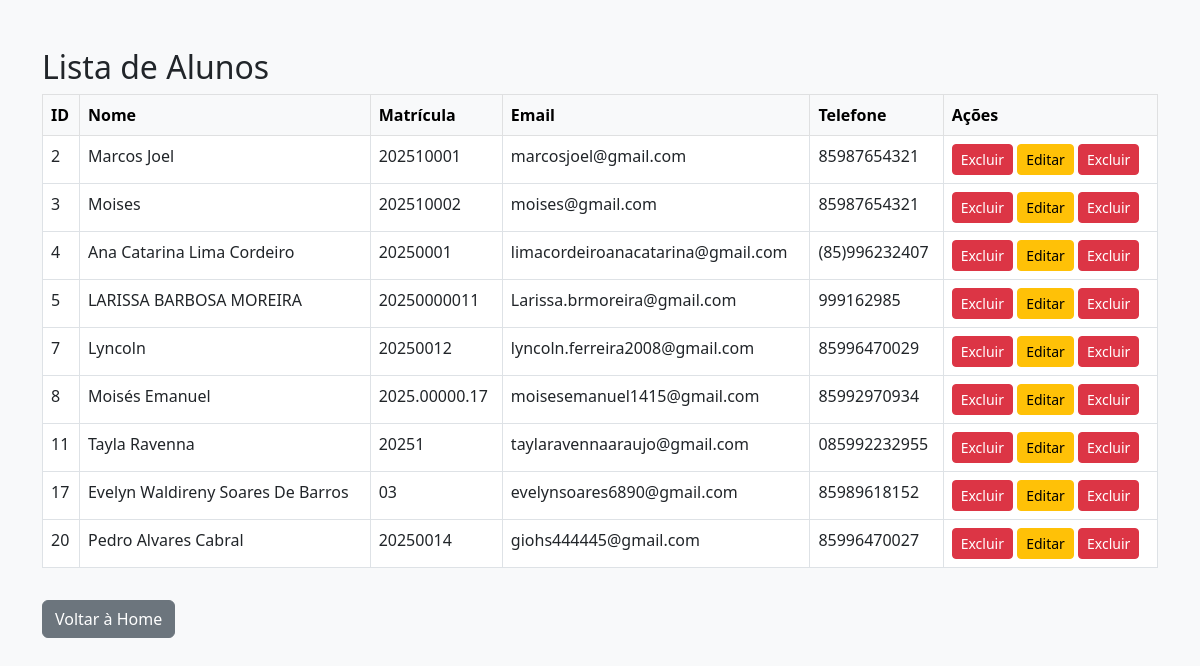
The app's page /listar.php with its own data.
### tables this page shows
CREATE TABLE `alunos` (
  `id` int(11) NOT NULL,
  `nome` varchar(100) NOT NULL,
  `matricula` varchar(20) NOT NULL,
  `email` varchar(100) NOT NULL,
  `telefone` varchar(20) NOT NULL
);

### listar.php (the view, shortened to what this page needs)
<?php
include('config.php');
?>
<!DOCTYPE html>
<html lang="pt-br">
<head>
    <link href="https://cdn.jsdelivr.net/npm/bootstrap@5.3.0/dist/css/bootstrap.min.css" rel="stylesheet">
</head>
<body class="bg-light">
<div class="container mt-5">
    <h2>Lista de Alunos</h2>
    <?php
    $sql = "SELECT id, nome, matricula, email, telefone FROM alunos";
    $result = $conn->query($sql);
    if ($result && $result->num_rows > 0) {
        echo "<table class='table table-bordered'><thead class='table-light'><tr>
            <th>ID</th><th>Nome</th><th>Matrícula</th><th>Email</th><th>Telefone</th><th>Ações</th></tr></thead><tbody>";
        while($row = $result->fetch_assoc()) {
            echo "<tr>
                    <td>".htmlspecialchars($row["id"])."</td>
                    <td>".htmlspecialchars($row["nome"])."</td>
                    <td>".htmlspecialchars($row["matricula"])."</td>
                    <td>".htmlspecialchars($row["email"])."</td>
                    <td>".htmlspecialchars($row["telefone"])."</td>
                    <td>
                        <a class='btn btn-danger btn-sm' href='listar.php?id=".$row["id"]."' onclick='return confirm(\"Deseja realmente excluir este aluno?\")'>Excluir</a>
                        <a href='editar.php?id={$row['id']}' class='btn btn-warning btn-sm'>Editar</a>
                        <a href='excluir.php?id={$row['id']}' class='btn btn-danger btn-sm'>Excluir</a>
                    </td>
                  </tr>";
        }
        echo "</tbody></table>";
    } else {
        echo "<div class='alert alert-warning'>Nenhum aluno cadastrado.</div>";
    }
    ?>
    <a class="btn btn-secondary mt-3" href="index.php">Voltar à Home</a>
</div>
</body>
</html>

### records on screen
alunos: id "2", nome "Marcos Joel", matricula "202510001", email "marcosjoel@gmail.com", telefone "85987654321"
alunos: id "3", nome "Moises", matricula "202510002", email "moises@gmail.com", telefone "85987654321"
alunos: id "4", nome "Ana Catarina Lima Cordeiro", matricula "20250001", email "limacordeiroanacatarina@gmail.com", telefone "(85)996232407"
alunos: id "5", nome "LARISSA BARBOSA MOREIRA", matricula "20250000011", email "Larissa.brmoreira@gmail.com", telefone "999162985"
alunos: id "7", nome "Lyncoln", matricula "20250012", email "lyncoln.ferreira2008@gmail.com", telefone "85996470029"
alunos: id "8", nome "Moisés Emanuel", matricula "2025.00000.17", email "moisesemanuel1415@gmail.com", telefone "85992970934"
alunos: id "11", nome "Tayla Ravenna", matricula "20251", email "taylaravennaaraujo@gmail.com", telefone "085992232955"
alunos: id "17", nome "Evelyn Waldireny Soares De Barros", matricula "03", email "evelynsoares6890@gmail.com", telefone "85989618152"
alunos: id "20", nome "Pedro Alvares Cabral", matricula "20250014", email "giohs444445@gmail.com", telefone "85996470027"
